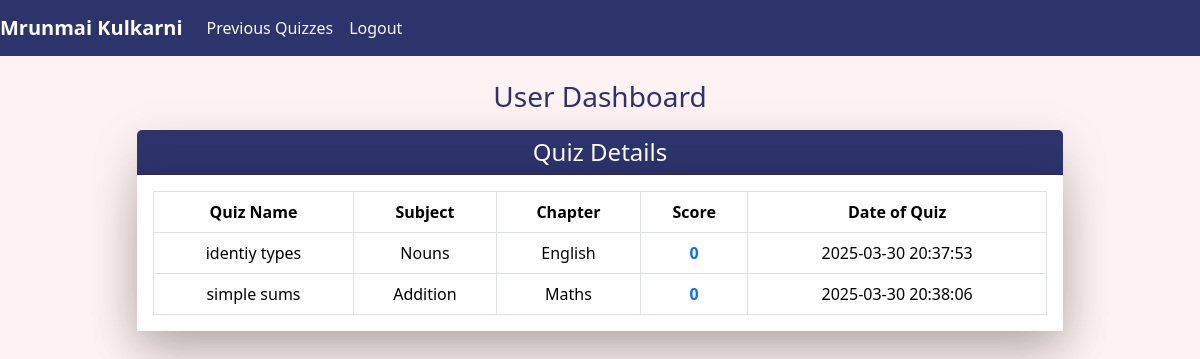
The app's page /user/prevquizes (signed in) with its own data.
### app.py (models this page shows, shortened)
class UserAccount(db.Model):
    __tablename__="UserAccount"
    id=db.Column(db.Integer, primary_key=True)
    fullname=db.Column(db.String(80),nullable=False)
    email=db.Column(db.String(120),unique=True,nullable=False)
    password=db.Column(db.String(120),nullable=False)
    qualification=db.Column(db.String(120),nullable=False)
    dob=db.Column(db.String(120),nullable=False)
    is_admin=db.Column(db.Boolean,nullable=False,default=False)
    user_scores=db.relationship('UserScore',back_populates='user_account',cascade='all,delete-orphan')

class UserScore(db.Model):
    __tablename__="UserScore"
    id=db.Column(db.Integer, primary_key=True)
    scores=db.Column(db.Integer,nullable=False)
    user_id=db.Column(db.Integer, db.ForeignKey("UserAccount.id"))
    quiz_id=db.Column(db.Integer, db.ForeignKey("QuizTest.id"))
    timestamp=db.Column(db.DateTime,nullable=False)
    quiz_test=db.relationship('QuizTest',back_populates='user_scores')
    user_account=db.relationship('UserAccount',back_populates='user_scores')

class QuizTest(db.Model):
    __tablename__="QuizTest"
    id=db.Column(db.Integer, primary_key=True)
    date_ofquiz=db.Column(db.Date,nullable=False)
    time_dur=db.Column(db.String(20),nullable=False)
    remarks=db.Column(db.String(120),nullable=False)
    section_id=db.Column(db.Integer, db.ForeignKey("CourseSection.id"),nullable=False)
    course_section=db.relationship("CourseSection", back_populates='quizzes')
    quiz_questions=db.relationship("QuizQuestion",back_populates='quiz_test',cascade='all,delete-orphan')
    user_scores=db.relationship('UserScore',back_populates='quiz_test',cascade='all,delete-orphan')

class CourseSection(db.Model):
    __tablename__="CourseSection"
    id=db.Column(db.Integer, primary_key=True)
    name=db.Column(db.String(80),nullable=False)
    description=db.Column(db.String(120),nullable=False)
    topic_id=db.Column(db.Integer, db.ForeignKey("CourseTopic.id"))
    course_topic=db.relationship("CourseTopic", back_populates='course_sections')
    quizzes=db.relationship("QuizTest",back_populates='course_section',cascade='all,delete-orphan')

class CourseTopic(db.Model):
    __tablename__="CourseTopic"
    id=db.Column(db.Integer, primary_key=True)
    name=db.Column(db.String(80),nullable=False)
    description=db.Column(db.String(120),nullable=False)
    course_sections=db.relationship("CourseSection", back_populates='course_topic',cascade="all,delete-orphan")

### app.py (the view)
@app.route("/user/prevquizes")
def prevquizes():
    if 'user' in session:
        user=UserAccount.query.filter_by(id=session['user']).first()
        scores=UserScore.query.filter_by(user_id=user.id).all()
        return render_template('prevquizes.html',scores=scores,user=user)
    return redirect('/login')

### templates/prevquizes.html (shortened to what this page needs)
{% extends "index.html" %}
{% block content %}
<nav class="navbar navbar-expand-lg navbar-dark" style="background-color: #2D336B;">
    <a class="navbar-brand fw-bold" href="/user">{{ user.fullname }}</a>
    <div class="collapse navbar-collapse" id="navbarNavAltMarkup">
        <div class="navbar-nav">
            <a class="nav-item nav-link text-light" href="/user/prevquizes">Previous Quizzes</a>
            <a class="nav-item nav-link text-light" href="/logoutuser">Logout</a>
        </div>
    </div>
</nav>
<div class="container mt-4">
    <div class="row">
        <div class="col-md-10 mx-auto">
            <h3 class="text-center mb-3" style="color: #2D336B;">User Dashboard</h3>
            <div class="card shadow-lg border-0 mb-4">
                <div class="card-header text-white" style="background-color: #2D336B;">
                    <h4 class="mb-0 text-center">Quiz Details</h4>
                </div>
                <div class="card shadow-lg border-0">
                    <div class="card-body" style="background-color: white;">
                        <table class="table table-hover table-bordered text-center">
                            <thead class="text-white" style="background-color: #2D336B;">
                                <tr>
                                    <th>Quiz Name</th>
                                    <th>Subject</th>
                                    <th>Chapter</th>
                                    <th>Score</th>
                                    <th>Date of Quiz</th>
                                </tr>
                            </thead>
                            <tbody>
                                {% for q in user.user_scores %}
                                <tr>
                                    <td>{{ q.quiz_test.remarks }}</td>
                                    <td>{{ q.quiz_test.course_section.name }}</td>
                                    <td>{{ q.quiz_test.course_section.course_topic.name }}</td>
                                    <td class="fw-bold text-primary">{{ q.scores }}</td>
                                    <td>{{ q.timestamp.strftime('%Y-%m-%d %H:%M:%S') }}</td>
                                </tr>
                                {% endfor %}
                            </tbody>
                        </table>
                    </div>
                </div>
            </div>
        </div>
    </div>
</div>
{% endblock %}

### static/css/style.css (style rules this page uses)
h3 { text-align: center; }
body { background-color: #FFF2F2 !important; }
.table { margin: 0 auto; text-align: center; width: 100%; }
.table th, .table td { text-align: center; vertical-align: middle; width: auto; }

### records on screen
UserAccount: fullname "Mrunmai Kulkarni"
UserScore: quiz_test.remarks "identiy types", quiz_test.course_section.name "Nouns", quiz_test.course_section.course_topic.name "English", scores "0", timestamp "2025-03-30 20:37:53"
UserScore: quiz_test.remarks "simple sums", quiz_test.course_section.name "Addition", quiz_test.course_section.course_topic.name "Maths", scores "0", timestamp "2025-03-30 20:38:06"
